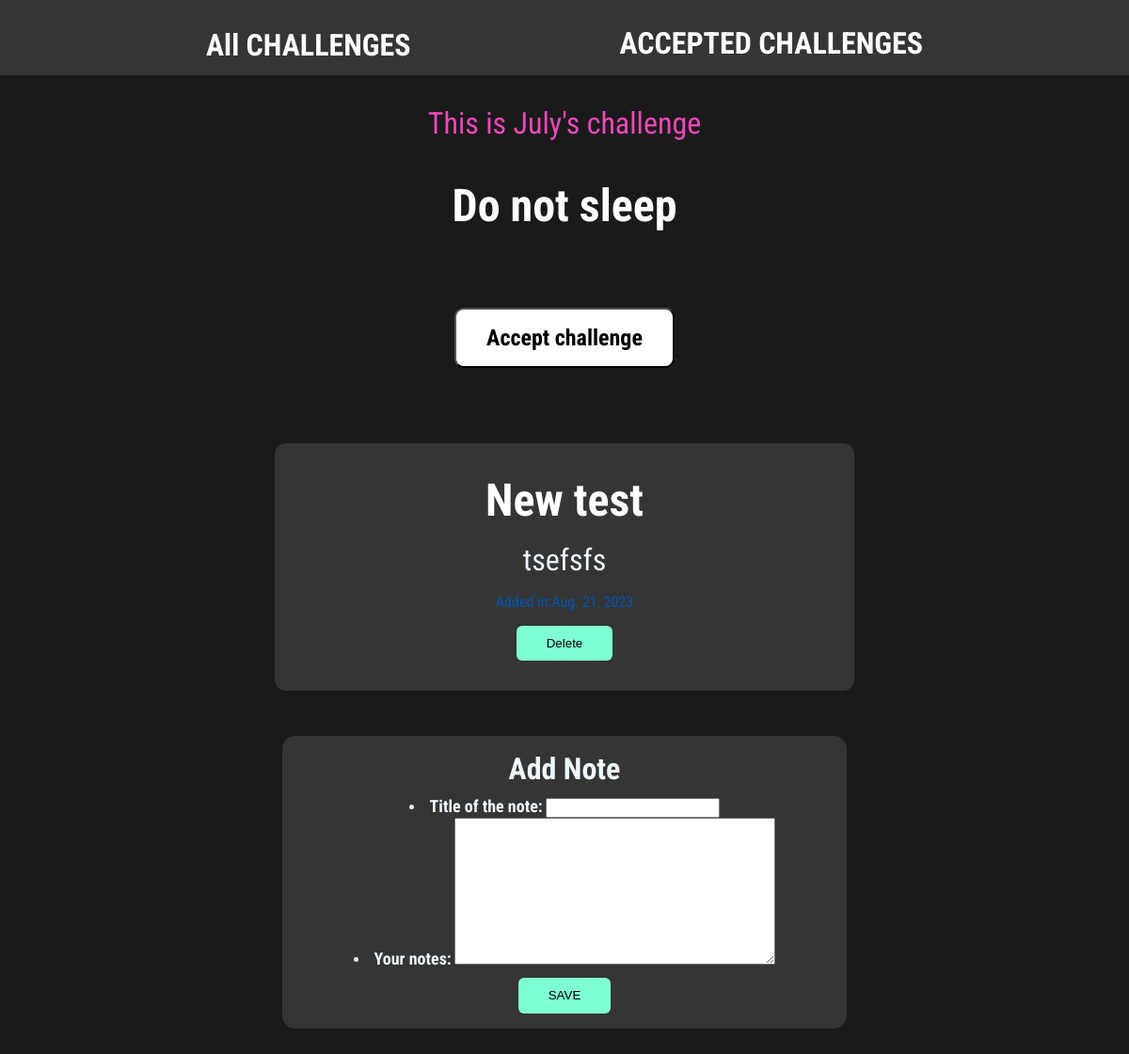
The app's page /months/july with its own data.
### challenges/models.py (models this page shows, shortened)
class Months(models.Model):
    month_name = models.CharField(max_length=12)
    slug = models.SlugField(default="", blank=True, null=False, db_index=True)
    challenge = models.ForeignKey(Challenges,null=True, on_delete=models.CASCADE, related_name="months")
    def __str__(self):
        return f"{self.month_name}"

class Challenges(models.Model):
    challenge = models.CharField(max_length=100, null=True)
    def __str__(self):
        return f"{self.challenge}"

class Note(models.Model):
    title = models.CharField(max_length=70)
    text = models.TextField(max_length=500)
    date = models.DateField(auto_now=True)
    month = models.ForeignKey(Months, on_delete=models.CASCADE, related_name="notes", blank=True)

### challenges/views.py (the view, shortened to what this page needs)
# urls.py: path("months/<slug:slug>", views.MonthlyChallengeDetailView.as_view(), name="month_challenge"),
class MonthlyChallengeDetailView(View):
    def is_accepted_challenges(self, request, month_id):
        accepted_challenges = request.session.get("accepted_challenges")
        if accepted_challenges is not None:
            is_accepted_challenges = month_id in accepted_challenges
        else:
            is_accepted_challenges=False
        return is_accepted_challenges
    def get(self,request, slug):
        month = Months.objects.get(slug=slug)
        context = {
            "month":month,
            "save_challenge":self.is_accepted_challenges(request, month.id),
            "note_form":NoteForm(),
            "notes":month.notes.all()
        }
        return render(request, "challenges/challenge.html", context)

### challenges/forms.py
class NoteForm(forms.ModelForm):
    class Meta:
        model = Note
        exclude = ["month"]
        labels = {"title":"Title of the note",
                  "text":"Your notes:",
                  "date":Note.date
                  }

### challenges/templates/challenges/challenge.html (shortened to what this page needs)
{% extends "base.html" %}
{% load static %}
{% block css_files %}
  <link rel="stylesheet" href="{% static "challenges/challenge.css" %}">
  <link rel="stylesheet" href="{% static "challenges/includes/header.css" %}">
{% endblock %}
{% block content %}
  {% include "challenges/includes/header.html" %}
  <h1>This is {{ month }}'s challenge</h1>
  <h2>{{ month.challenge }}</h2>
  <div class="accept-challenge">
    <form action="{% url "accept-challenge"%}" method="POST">
      <button type="submit">
        {% if not save_challenge %}
          Accept challenge
        {% else %}
          Give up from this challenge!
        {% endif %}
      </button>
    </form>
  </div>
  <section id="notes">
    <ul>
      {% if notes %}
      {% for note in notes %}
      <li>
        <h2>{{ note.title }}</h2>
        <p>{{ note.text|linebreaks }}</p>
        <p1>Added in:{{ note.date }}</p>
        <div class="delete-button">
          <form action="{% url "delete-note" note.id %}" method="POST">
            <button >Delete</button>
          </form>
        </div>
      </li>
      {% endfor %}
      {% else %}
      <h3> You didn't write note yet.</h3>
      {% endif %}
    </ul>
  </section>
  <section id="add-note">
    <h4>Add Note</h4>
    <form action="{% url "month_challenge" month.slug %}" method="POST">
        <div>
        {{ note_form.as_ul }}
        </div>
      <button>SAVE</button>
    </section>
{% endblock %}

### static/styles.css (style rules this page uses)
html { font-family: 'Roboto Condensed', sans-serif; }
body { margin: 0; background-color: #1a1a1a; }

### challenges/static/challenges/challenge.css (style rules this page uses)
h1, h2 { text-align: center; color: white; }
h1 { font-size: 2rem; margin: 2rem 0 1rem 0; font-weight: normal; color: rgb(236, 71, 186); }
h2 { font-size: 3rem; font-weight: bold; }
.accept-challenge { border-radius: 8px; margin: 5rem auto; display: flex; justify-content: center; align-items: center; }
.accept-challenge button { cursor: pointer; padding: 1rem 2rem; font: inherit; border-radius: 10px; background-color: white; display: flex; justify-content: center; align-items: center; font-size: 1.5rem; font-weight: bold; }
#notes { background-color: #353535; text-align: center; border-radius: 12px; width: 46%; margin: 2rem auto; padding: 1rem 2rem; max-width: 60rem; max-height: 60rem; color:#0056b3; }
#notes h2 { margin: 0; }
#notes p { margin: 1rem 2rem; font-size: xx-large; color: aliceblue; }
#notes ul { margin:0; padding: 0; }
#notes li { list-style-type: none; padding: 1rem 2rem; justify-content: space-between; }
#notes button { background-color: aquamarine; border-radius: 6px; cursor: pointer; border:none; padding: 0.7rem 2rem; margin-top: 0; }
#add-note { text-align: center; background-color: #353535; width: 50%; margin: 3rem auto; border-radius: 14px; color: aliceblue; font-weight: bold; }
#add-note h4 { padding-top: 1rem; padding-bottom: 0; font-size: xx-large; margin-bottom: 10px; }
#add-note form div { margin-top: 1px; margin-bottom: 10px; padding-bottom: 0rem; padding-top: 0; }
#add-note button { background-color: aquamarine; border-radius: 6px; cursor: pointer; border:none; padding: 0.7rem 2rem; margin-bottom: 1rem; margin-top: 0; }
#add-note label { font-size: large; }

### records on screen
Months: month_name "July", challenge "Do not sleep"
Note: title "New test", text "tsefsfs"
